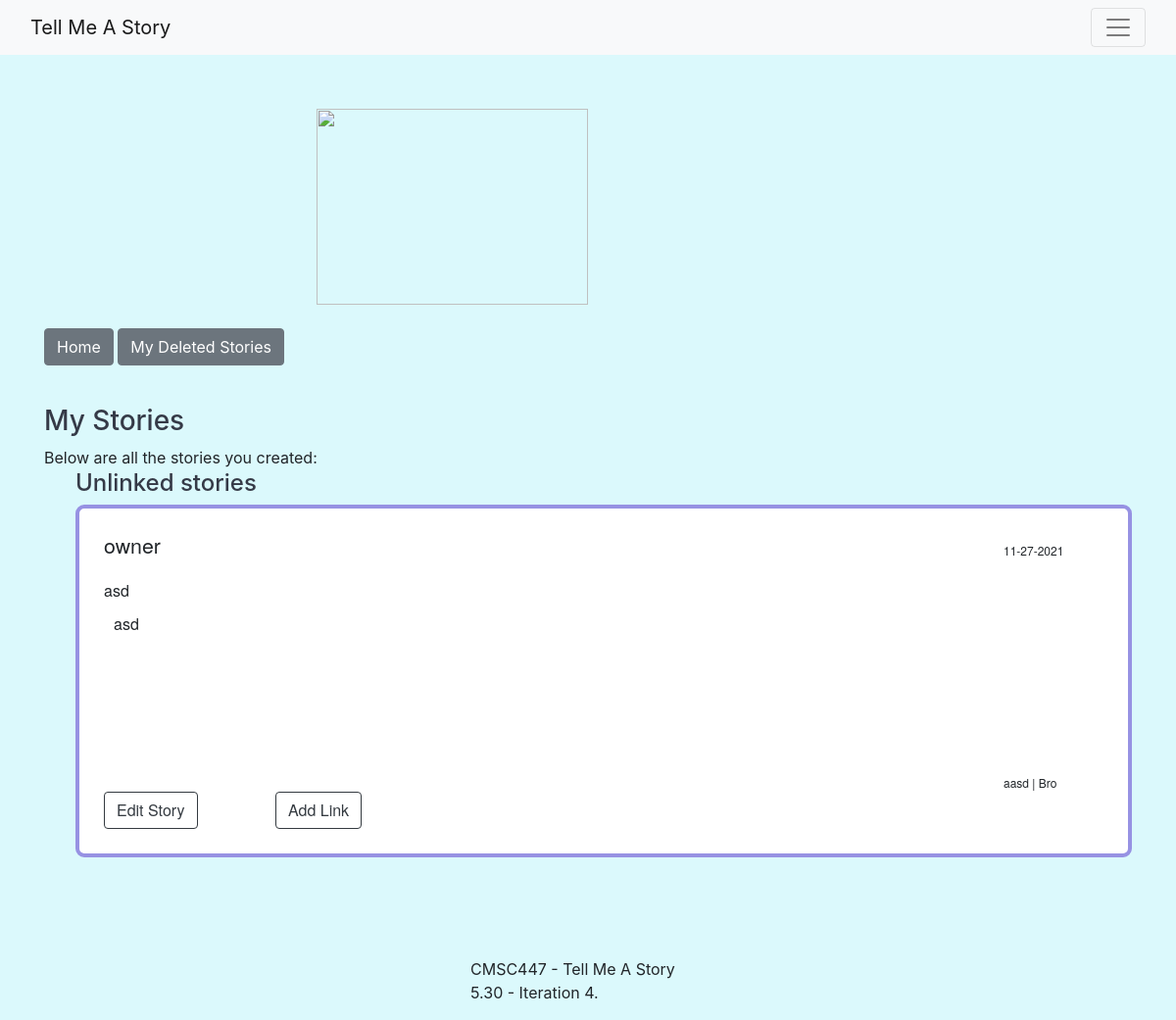
Before: /myStories/ (signed in) with the older database file.
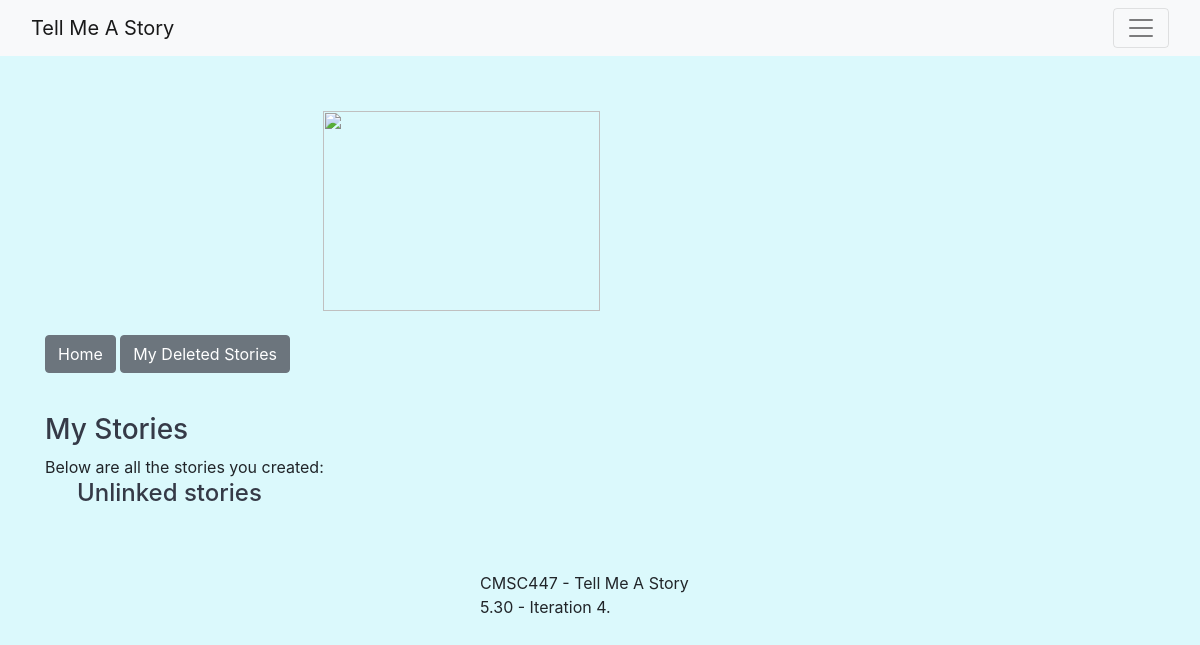
After: the same page with the newer database file.
### tmasTest/models.py (models this page shows)
class Tmas(models.Model):
    subject = models.TextField()
    date = models.TextField()
    story = models.TextField()
    community = models.TextField()
    user = models.TextField()
    storyID = models.TextField()
    location = models.TextField()
    status = models.TextField()
    links = models.ManyToManyField(storyLink)

### tmasTest/views.py (the view)
# urls.py: path('myStories/', views.myStories, name='myStories'),
def myStories(request):
    stories = Tmas.objects.filter(user=request.user.get_username())
    links = storyLink.objects.none()
    for story in stories:
        links |= story.links.all()
    links = links.distinct
    context = {
        'stories': stories,
        'links': links,
    }
    return render(request, "myStories.html", context=context)

### tmasTest/templates/myStories.html (shortened to what this page needs)
{% extends 'base.html' %}
{% block content %}
    <a href="{% url 'index' %}">
        <button class="btn btn-secondary">Home</button>
    </a>
    <a href="{% url 'myDeleted' %}">
        <button class="btn btn-secondary">My Deleted Stories</button>
    </a>
    <br />
    <br />
    <p>
        <h3 style="color: #353a47;">My Stories</h3>
        Below are all the stories you created:
        <ol>
            <h4 style="color: #353a47;">Unlinked stories</h4>
            {% for story in stories %}
                {% for link in story.links.all %}
                {% empty %}
                    {% if story.user == user.username and story.status == "Active" %}
                        <div class="listStory">
                            <li style="list-style-type: none;">
                                <div class="h5" style="font-size: 16pt; width: 250px">{{ story.user }}</div>
                                <div style="font-size: 9pt;
                                            position: float;
                                            padding-left: 90%;
                                            margin-top: -25px;">{{ story.date }}</div>
                                <div style="margin-top: 20px; margin-bottom: 3px;">{{ story.subject }}</div>
                                <div style="background-color: white;
                                            height: 150px;
                                            border-radius: 7px 7px 7px 7px;">
                                    <div style="margin-top: 5px;
                                                margin-bottom: 50px;
                                                padding-left: 10px;
                                                padding-top: 5px;">{{ story.story }}</div>
                                </div>
                                <div style="font-size: 9pt;
                                            position: float;
                                            padding-left: 90%;
                                            padding-top: 2%;">
                                    {{ story.location }} | {{ story.community }}
                                </div>
                                <div class="row g-2">
                                    <div class="col-md-2">
                                        <a href="{% url 'edit' storyID=story.storyID %}">
                                            <button type="button" class="btn btn-outline-dark">Edit Story</button>
                                        </a>
                                    </div>
                                    <div class="col-md-2">
                                        <a href="{% url 'linkPage' storyID=story.storyID %}">
                                            <button type="button" class="btn btn-outline-dark">Add Link</button>
                                        </a>
                                    </div>
                                </div>
                            </li>
                        </div>
                    {% endif %}
                {% endfor %}
            {% endfor %}
        </ol>
    </p>
    <br />
{% endblock %}

Changed rows visible on the page:
no longer on this page (row edited): Tmas: user "owner", date "11-27-2021", subject "asd", story "asd", location "aasd", community "Bro"
